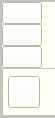
        <widget class="QFrame" name="left_body">
         <property name="minimumSize">
          <size>
           <width>55</width>
           <height>0</height>
          </size>
         </property>
         <property name="maximumSize">
          <size>
           <width>20</width>
           <height>16777215</height>
          </size>
         </property>
         <property name="styleSheet">
          <string notr="true">background:rgb(255, 255, 243);</string>
         </property>
         <property name="frameShape">
          <enum>QFrame::StyledPanel</enum>
         </property>
         <property name="frameShadow">
          <enum>QFrame::Raised</enum>
         </property>
         <layout class="QVBoxLayout" name="verticalLayout_2" stretch="0">
          <property name="spacing">
           <number>0</number>
          </property>
          <property name="leftMargin">
           <number>0</number>
          </property>
          <property name="topMargin">
           <number>0</number>
          </property>
          <property name="rightMargin">
           <number>0</number>
          </property>
          <property name="bottomMargin">
           <number>0</number>
          </property>
          <item alignment="Qt::AlignLeft|Qt::AlignTop">
           <widget class="QFrame" name="left_menu">
            <property name="minimumSize">
             <size>
              <width>140</width>
              <height>0</height>
             </size>
            </property>
            <property name="maximumSize">
             <size>
              <width>16777215</width>
              <height>16777215</height>
             </size>
            </property>
            <property name="font">
             <font>
              <family>MS Reference Specialty</family>
             </font>
            </property>
            <property name="frameShape">
             <enum>QFrame::StyledPanel</enum>
            </property>
            <property name="frameShadow">
             <enum>QFrame::Raised</enum>
            </property>
            <layout class="QGridLayout" name="gridLayout">
             <property name="leftMargin">
              <number>0</number>
             </property>
             <property name="topMargin">
              <number>0</number>
             </property>
             <property name="rightMargin">
              <number>0</number>
             </property>
             <property name="bottomMargin">
              <number>0</number>
             </property>
             <property name="spacing">
              <number>0</number>
             </property>
             <item row="1" column="0" alignment="Qt::AlignLeft">
              <widget class="QPushButton" name="button_task">
               <property name="maximumSize">
                <size>
                 <width>48</width>
                 <height>48</height>
                </size>
               </property>
               <property name="text">
                <string/>
               </property>
               <property name="icon">
                <iconset resource="res.qrc">
                 <normaloff>:/Icons/image/deal.png</normaloff>:/Icons/image/deal.png</iconset>
               </property>
               <property name="iconSize">
                <size>
                 <width>48</width>
                 <height>48</height>
                </size>
               </property>
              </widget>
             </item>
             <item row="3" column="0">
              <widget class="QFrame" name="frame_14">
               <property name="minimumSize">
                <size>
                 <width>48</width>
                 <height>48</height>
                </size>
               </property>
               <property name="frameShape">
                <enum>QFrame::StyledPanel</enum>
               </property>
               <property name="frameShadow">
                <enum>QFrame::Raised</enum>
               </property>
               <layout class="QVBoxLayout" name="verticalLayout_6">
                <property name="spacing">
                 <number>0</number>
                </property>
                <property name="leftMargin">
                 <number>5</number>
                </property>
                <property name="topMargin">
                 <number>5</number>
                </property>
                <property name="rightMargin">
                 <number>5</number>
                </property>
                <property name="bottomMargin">
                 <number>5</number>
                </property>
                <item alignment="Qt::AlignLeft">
                 <widget class="QPushButton" name="button_Add">
                  <property name="maximumSize">
                   <size>
                    <width>32</width>
                    <height>32</height>
                   </size>
                  </property>
                  <property name="text">
                   <string/>
                  </property>
                  <property name="icon">
                   <iconset resource="res.qrc">
                    <normaloff>:/Icons/image/add.png</normaloff>:/Icons/image/add.png</iconset>
                  </property>
                  <property name="iconSize">
                   <size>
                    <width>32</width>
                    <height>32</height>
                   </size>
                  </property>
                 </widget>
                </item>
               </layout>
              </widget>
             </item>
             <item row="0" column="1" alignment="Qt::AlignLeft">
              <widget class="QLabel" name="text_purpose">
               <property name="font">
                <font>
                 <pointsize>12</pointsize>
                </font>
               </property>
               <property name="text">
                <string>Цели</string>
               </property>
              </widget>
             </item>
             <item row="2" column="0" alignment="Qt::AlignLeft">
              <widget class="QPushButton" name="button_deal">
               <property name="maximumSize">
                <size>
                 <width>48</width>
                 <height>48</height>
                </size>
               </property>
               <property name="text">
                <string/>
               </property>
               <property name="icon">
                <iconset resource="res.qrc">
                 <normaloff>:/Icons/image/graf.png</normaloff>:/Icons/image/graf.png</iconset>
               </property>
               <property name="iconSize">
                <size>
                 <width>48</width>
                 <height>48</height>
                </size>
               </property>
              </widget>
             </item>
             <item row="2" column="1" alignment="Qt::AlignLeft">
              <widget class="QLabel" name="text_progress">
               <property name="font">
                <font>
                 <pointsize>12</pointsize>
                </font>
               </property>
               <property name="text">
                <string>Прогресс</string>
               </property>
              </widget>
             </item>
             <item row="1" column="1" alignment="Qt::AlignLeft">
              <widget class="QLabel" name="text_deal">
               <property name="font">
                <font>
                 <pointsize>12</pointsize>
                </font>
               </property>
               <property name="text">
                <string>Дела</string>
               </property>
              </widget>
             </item>
             <item row="0" column="0" alignment="Qt::AlignLeft">
              <widget class="QPushButton" name="button_purpose">
               <property name="maximumSize">
                <size>
                 <width>48</width>
                 <height>48</height>
                </size>
               </property>
               <property name="text">
                <string/>
               </property>
               <property name="icon">
                <iconset resource="res.qrc">
                 <normaloff>:/Icons/image/chel.png</normaloff>:/Icons/image/chel.png</iconset>
               </property>
               <property name="iconSize">
                <size>
                 <width>48</width>
                 <height>48</height>
                </size>
               </property>
              </widget>
             </item>
            </layout>
           </widget>
          </item>
         </layout>
        </widget>
